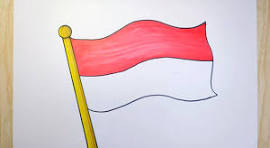
%> input picture image processing/gambar/bendera.jpg, 270 x 148 px
$ octave spekHisto.m   (GNU Octave 9; MATLAB toolbox functions it lacks are replaced by stand-ins)
%> lines starting %> are read from the running program, lines starting %| are printed output that depends on the picture
% Baca gambar berwarna (RGB)
originalImage = imread('gambar/bendera.jpg');
%> originalImage is the input picture: size 148x270x3 uint8; mean R, G, B 219, 199.1, 201.5

% Konversi gambar berwarna menjadi grayscale
grayImage = rgb2gray(originalImage);
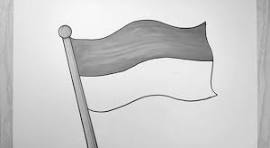
%> grayImage: size 148x270 uint8; min 12, max 255, mean 205.3

% Tentukan histogram yang diinginkan (contoh: distribusi seragam)
desiredHistogram = linspace(0, 1, 256);

% Terapkan spesifikasi histogram
matchedImage = imhistmatch(grayImage, desiredHistogram);
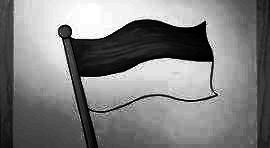
%> matchedImage: size 148x270 uint8; min 0, max 255, mean 127.1

% Menampilkan gambar asli, histogram asli, dan hasil spesifikasi histogram
figure;
subplot(3, 2, 1);
imshow(originalImage);
title('Gambar Asli');

subplot(3, 2, 2);
imhist(grayImage);
title('Histogram Gambar Asli');

subplot(3, 2, 3);
imshow(matchedImage);
title('Hasil Spesifikasi Histogram');

subplot(3, 2, 4);
imhist(matchedImage);
title('Histogram Hasil Spesifikasi');

% Menampilkan histogram yang diinginkan
subplot(3, 2, [5 6]);
plot(desiredHistogram);
title('Histogram yang Diinginkan');
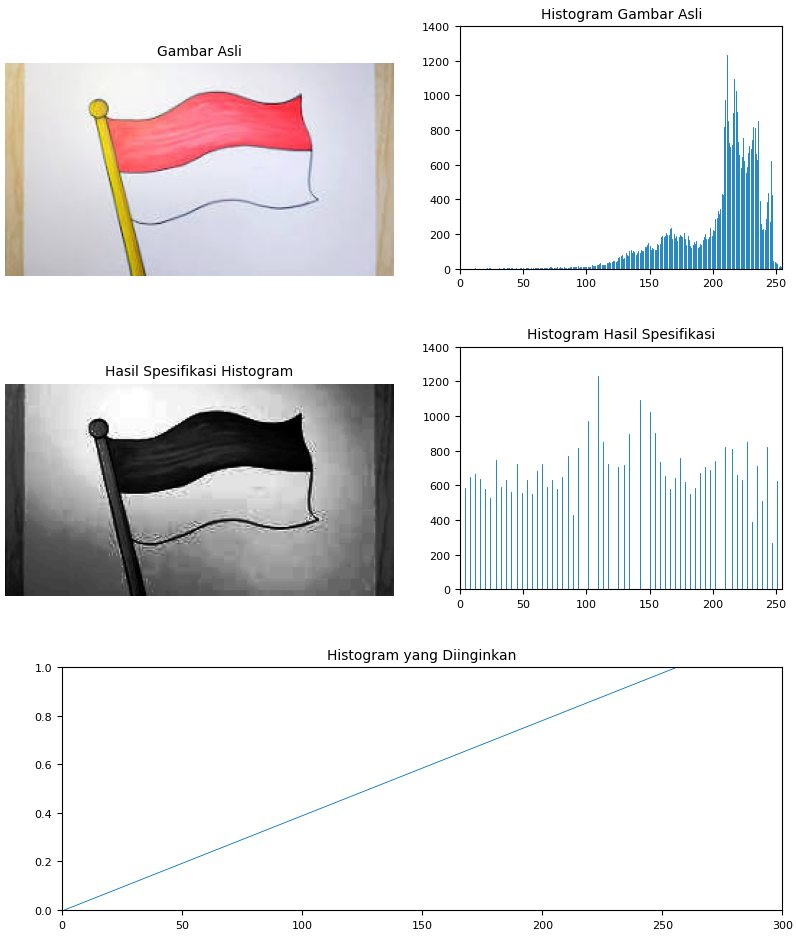
%> figure redrawn from the program's plot data, 5 panels
